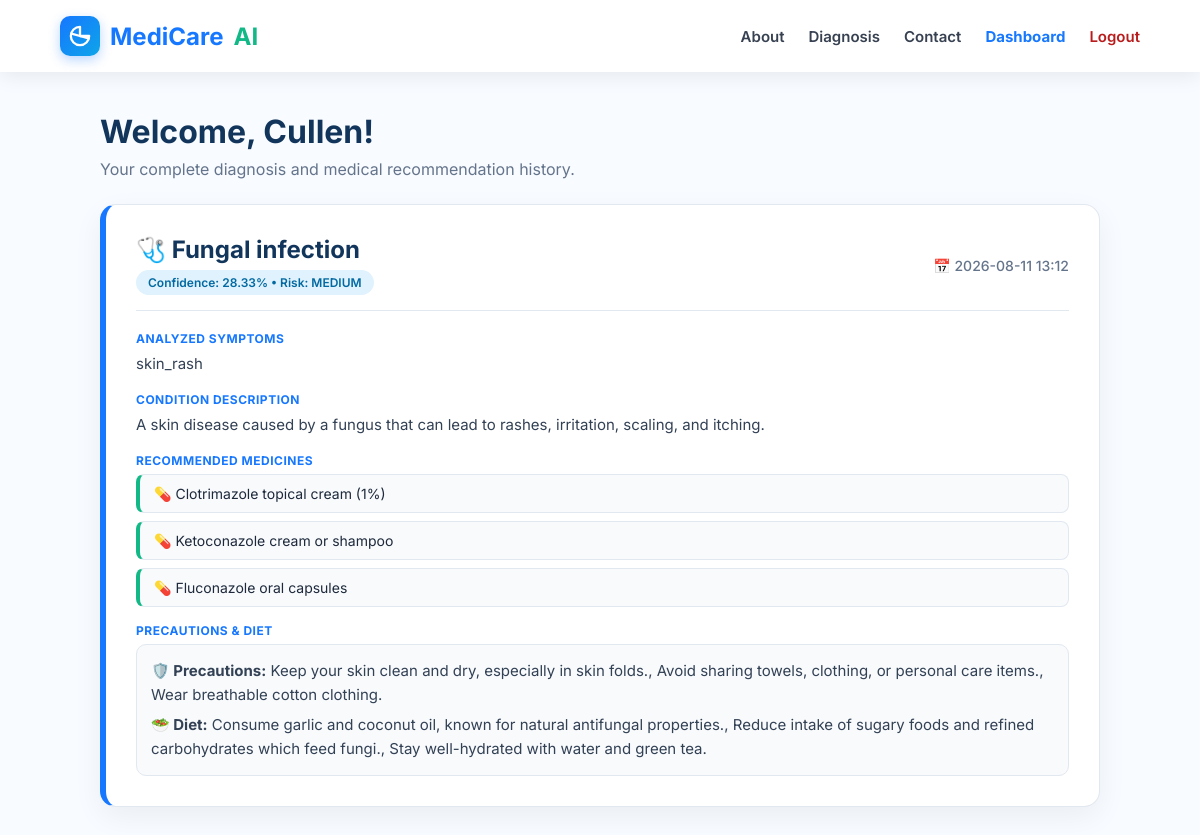
Page /dashboard (signed in) on the committed database.
### app.py (models this page shows)
class User(UserMixin, db.Model):
    id = db.Column(db.Integer, primary_key=True)
    username = db.Column(db.String(150), unique=True, nullable=False)
    email = db.Column(db.String(150), unique=True, nullable=False)
    password = db.Column(db.String(150), nullable=False)
    login_count = db.Column(db.Integer, default=0)
    last_login = db.Column(db.DateTime, nullable=True)
    created_at = db.Column(db.DateTime, default=datetime.utcnow)

class DiagnosisHistory(db.Model):
    id = db.Column(db.Integer, primary_key=True)
    user_id = db.Column(db.Integer, db.ForeignKey('user.id'), nullable=False)
    timestamp = db.Column(db.DateTime, default=datetime.utcnow)
    disease = db.Column(db.String(150), nullable=False)
    confidence = db.Column(db.Float, nullable=True)
    risk = db.Column(db.String(50), nullable=True)
    symptoms = db.Column(db.Text, nullable=True)
    description = db.Column(db.Text, nullable=True)
    medicines = db.Column(db.Text, nullable=True)
    precautions = db.Column(db.Text, nullable=True)
    diet = db.Column(db.Text, nullable=True)
    workout = db.Column(db.Text, nullable=True)
    user = db.relationship('User', backref=db.backref('history', lazy=True))

### app.py (the view)
@app.route("/dashboard")
@login_required
def dashboard():
    user_history = DiagnosisHistory.query.filter_by(user_id=current_user.id).order_by(DiagnosisHistory.timestamp.desc()).all()
    formatted_history = []
    for h in user_history:
        formatted_history.append({
            "id": h.id,
            "timestamp": h.timestamp.strftime("%Y-%m-%d %H:%M"),
            "disease": h.disease,
            "confidence": h.confidence,
            "risk": h.risk,
            "symptoms": h.symptoms,
            "description": h.description,
            "medicines": json.loads(h.medicines) if h.medicines else [],
            "precautions": json.loads(h.precautions) if h.precautions else [],
            "diet": json.loads(h.diet) if h.diet else [],
            "workout": json.loads(h.workout) if h.workout else []
        })
    return render_template("dashboard.html", history=formatted_history)

### app.py (called while the page is built)
@login_manager.user_loader
def load_user(user_id):
    return db.session.get(User, int(user_id))

@app.before_request
def count_visitors():
    global site_visits
    if request.endpoint == 'home':
        site_visits += 1

### templates/dashboard.html (shortened to what this page needs)
<!DOCTYPE html>
<html lang="en">
<head>
</head>
<body>
    <nav class="navbar">
        <a href="/" class="logo">
            <div class="logo-icon">
                <svg width="22" height="22" viewBox="0 0 24 24" fill="none" stroke="white" stroke-width="2.5"
                    stroke-linecap="round" stroke-linejoin="round">
                    <path d="M12 2a10 10 0 1 0 10 10H12V2z" />
                    <path d="M12 12L2.7 9.3" />
                    <path d="M12 12l9.3 2.7" />
                </svg>
            </div>
            MediCare <span>AI</span>
        </a>
        <ul class="nav-links">
            <li><a href="/about">About</a></li>
            <li><a href="/">Diagnosis</a></li>
            <li><a href="/contact">Contact</a></li>
            {% if current_user.is_authenticated %}
            <li><a href="/dashboard" style="color: #1677ff; font-weight: bold;">Dashboard</a></li>
            <li><a href="/logout" style="color: #b91c1c;">Logout</a></li>
            {% endif %}
        </ul>
    </nav>
    <div class="container">
        <h1>Welcome, {{ current_user.username }}!</h1>
        <p style="color: #64748b; margin-bottom: 25px;">Your complete diagnosis and medical recommendation history.</p>
        {% if history %}
        {% for report in history %}
        <div class="report-card">
            <div class="report-header">
                <div>
                    <div class="report-disease">🩺 {{ report.disease }}</div>
                    <div class="badge">Confidence: {{ report.confidence }}% &bull; Risk: {{ report.risk | upper }}</div>
                </div>
                <div class="report-date">📅 {{ report.timestamp }}</div>
            </div>
            <div class="section-title">Analyzed Symptoms</div>
            <div class="info-text">{{ report.symptoms }}</div>
            <div class="section-title">Condition Description</div>
            <div class="info-text">{{ report.description }}</div>
            <div class="section-title">Recommended Medicines</div>
            <ul class="medicine-list">
                {% for med in report.medicines %}
                <li>💊 {{ med }}</li>
                {% endfor %}
            </ul>
            <div class="section-title">Precautions & Diet</div>
            <div class="info-text"
                style="background: #f8fafc; padding: 14px; border-radius: 10px; border: 1px solid #e2e8f0; margin-top: 5px;">
                <div style="margin-bottom: 6px;"><strong>🛡️ Precautions:</strong> {{ report.precautions | join(', ') }}
                </div>
                <div><strong>🥗 Diet:</strong> {{ report.diet | join(', ') }}</div>
            </div>
        </div>
        {% endfor %}
        {% else %}
        <div class="no-records">
            <h3>No diagnosis history found.</h3>
            <p>Run your first medical assessment on the diagnosis page while logged in to track reports here.</p>
        </div>
        {% endif %}
    </div>
</body>
</html>

### templates/dashboard.html (style rules this page uses)
* { box-sizing: border-box; margin: 0; padding: 0; font-family: 'Inter', sans-serif; }
body { background: #f8fbff; color: #1f2937; min-height: 100vh; padding-bottom: 50px; }
.navbar { background: rgba(255, 255, 255, 0.95); backdrop-filter: blur(10px); padding: 16px 5%; display: flex; justify-content: space-between; align-items: center; box-shadow: 0 4px 20px rgba(0, 0, 0, 0.08); position: sticky; top: 0; z-index: 1000; width: 100%; }
.logo { display: flex; align-items: center; gap: 10px; font-size: 24px; font-weight: 700; color: #1677ff; text-decoration: none; white-space: nowrap; }
.logo-icon { width: 40px; height: 40px; background: linear-gradient(135deg, #1677ff, #0ea5e9); border-radius: 10px; display: flex; align-items: center; justify-content: center; box-shadow: 0 4px 12px rgba(22, 119, 255, 0.3); }
.logo span { color: #12b886; }
.nav-links { display: flex; gap: 24px; list-style: none; align-items: center; white-space: nowrap; }
.nav-links a { text-decoration: none; color: #374151; font-weight: 600; font-size: 15px; transition: 0.2s; }
.container { width: 90%; max-width: 1000px; margin: 40px auto; }
h1 { color: #12355b; margin-bottom: 8px; font-size: 32px; }
.report-card { background: white; border-radius: 16px; padding: 30px; margin-bottom: 25px; box-shadow: 0 10px 30px rgba(15, 23, 42, 0.06); border: 1px solid #e2e8f0; border-left: 6px solid #1677ff; }
.report-header { display: flex; justify-content: space-between; align-items: center; border-bottom: 1px solid #e2e8f0; padding-bottom: 15px; margin-bottom: 20px; }
.report-disease { font-size: 24px; font-weight: bold; color: #12355b; margin-bottom: 6px; }
.report-date { color: #64748b; font-size: 14px; font-weight: 500; }
.section-title { font-size: 12px; font-weight: 700; color: #1677ff; margin: 16px 0 6px 0; text-transform: uppercase; letter-spacing: 0.5px; }
.info-text { font-size: 15px; color: #334155; line-height: 1.6; }
.badge { display: inline-block; padding: 5px 12px; border-radius: 20px; font-size: 12px; font-weight: 600; background: #e0f2fe; color: #0369a1; }
.medicine-list { list-style: none; margin-top: 5px; }
.medicine-list li { background: #f8fafc; border: 1px solid #e2e8f0; padding: 10px 14px; border-radius: 8px; margin-bottom: 8px; font-size: 14px; color: #1e293b; border-left: 4px solid #12b886; }

### rows in the picture
User: username "Cullen"
DiagnosisHistory: disease "Fungal infection", confidence "28.33", risk "MEDIUM", timestamp "2026-08-11 13:12", symptoms "skin_rash", description "A skin disease caused by a fungus that can lead to rashes, irritation, scaling, and itching.", medicines "Clotrimazole topical cream (1%)" "Ketoconazole cream or shampoo" "Fluconazole oral capsules", precautions "Keep your skin clean and dry, especially in skin folds., Avoid sharing towels, clothing, or personal care items., Wear breathable cotton clothing.", diet "Consume garlic and coconut oil, known for natural antifungal properties., Reduce intake of sugary foods and refined carbohydrates which feed fungi., Stay well-hydrated with water and green tea."
